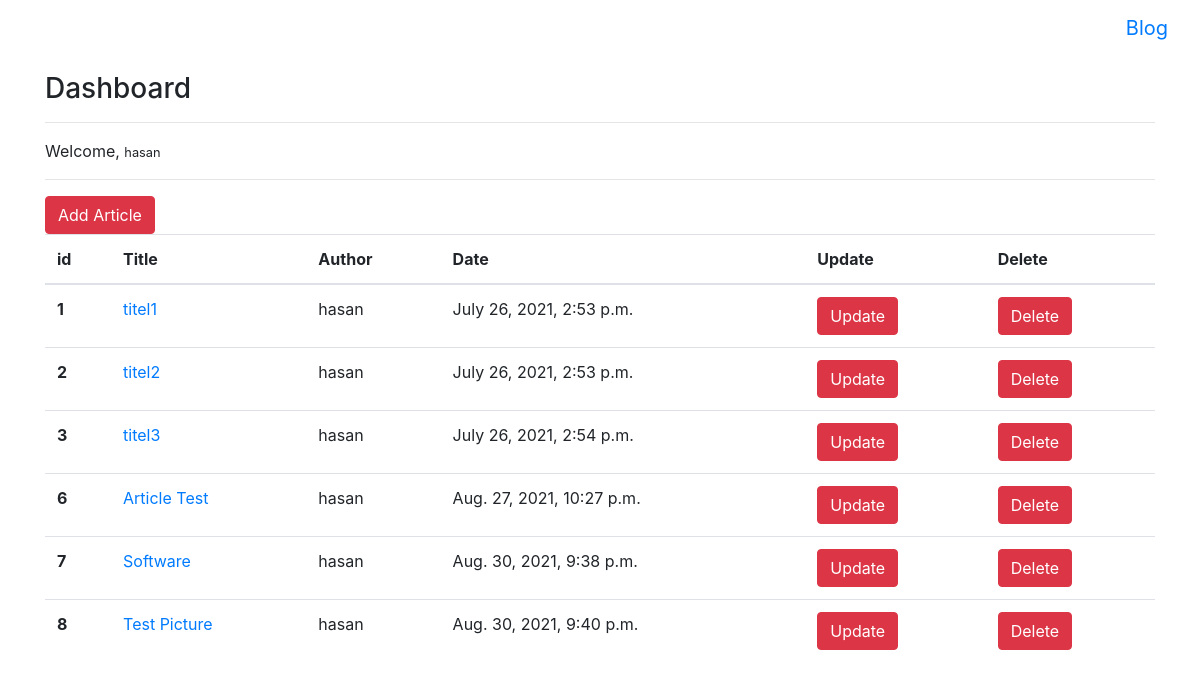
/articles/dashboard/ (signed in), run on an earlier commit of the app's database.
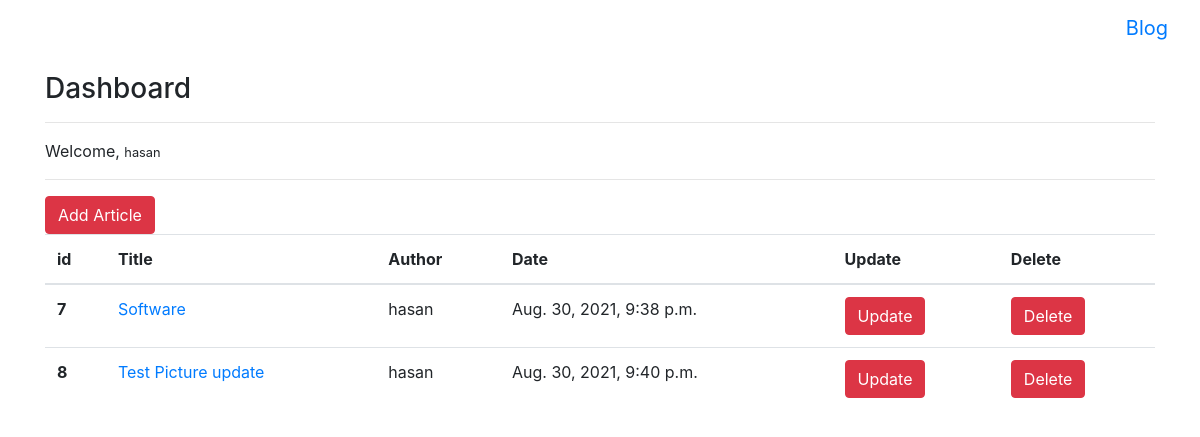
And on a later commit of the database.
### article/models.py (models this page shows, shortened)
class Article(models.Model):
    author = models.ForeignKey("auth.User", on_delete= models.CASCADE)
    titel = models.CharField(max_length=50)
    content = RichTextField()
    created_date = models.DateTimeField(auto_now_add=True)
    article_image = models.FileField(blank=True, null=True,verbose_name="Add Picture")

### article/views.py (the view)
# urls.py: path('dashboard/',views.dashboard,name="dashboard"),
@login_required(login_url="user:login")
def dashboard(request):
     articles = Article.objects.filter(author=request.user)
     context ={
          "articles":articles
     }
     return render(request, 'dashboard.html',context)

### templates/dashboard.html
{% extends "layout.html" %}
{% block body %}
<h3>Dashboard</h3>
<hr>
<p>
    Welcome, <small>{{request.user.username}}</small>
</p>
<hr>
{% if articles %}
<a class="btn btn-danger" href="/articles/addarticle">Add Article</a>
<table class="table">
    <thead>
        <tr>
            <th scope="col">id</th>
            <th scope="col">Title</th>
            <th scope="col">Author</th>
            <th scope="col">Date</th>
            <th scope="col">Update</th>
            <th scope="col">Delete</th>
        </tr>
    </thead>
    <tbody>
        {% for article in articles %}
        <tr>
            <th scope="row">{{article.id}}</th>
            <td><a href="/articles/article/{{article.id}}">{{article.titel}}</a></td>
            <td>{{article.author.username}}</td>
            <td>{{article.created_date}}</td>
            <td><a href="/articles/update/{{article.id}}" class="btn btn-danger">Update</a></td>
            <td><a href="/articles/delete/{{article.id}}" class="btn btn-danger">Delete</a></td>
        </tr>
        {% endfor %}
    </tbody>
</table>
{% else %}
<div class="alert alert-danger">
    You do not have an article yet
</div>
{% endif %}
{% endblock body %}

### templates/layout.html (shortened to what this page needs)
<!DOCTYPE html>
<html lang="en">
<head>
    <link rel="stylesheet" href="https://maxcdn.bootstrapcdn.com/bootstrap/4.0.0-alpha.6/css/bootstrap.min.css"
>
</head>
<body>
    {% include "includes/navbar.html" %}
     <br><br><br>
    <div class="container">
        {% block body %}
        {% endblock body %}
    </div>
</body>
</html>

### templates/includes/navbar.html (shortened to what this page needs)
<nav class="navbar navbar-toggleable-md navbar-inverse bg-inverse fixed-top">
  <button class="navbar-toggler navbar-toggler-right" type="button" data-toggle="collapse"
    data-target="#navbarsExampleDefault" aria-controls="navbarsExampleDefault" aria-expanded="false"
    aria-label="Toggle navigation">
    <span class="navbar-toggler-icon"></span>
  </button>
  <a class="navbar-brand" href="/">Blog</a>
</nav>

What changed in the data, as far as the page shows it:
removed Article: id "1", titel "titel1", author.username "hasan", created_date "July 26, 2021, 2:53 p.m."
removed Article: id "2", titel "titel2", author.username "hasan", created_date "July 26, 2021, 2:53 p.m."
removed Article: id "3", titel "titel3", author.username "hasan", created_date "July 26, 2021, 2:54 p.m."
removed Article: id "6", titel "Article Test", author.username "hasan", created_date "Aug. 27, 2021, 10:27 p.m."
changed Article id 8: titel "Test Picture" → "Test Picture update"
